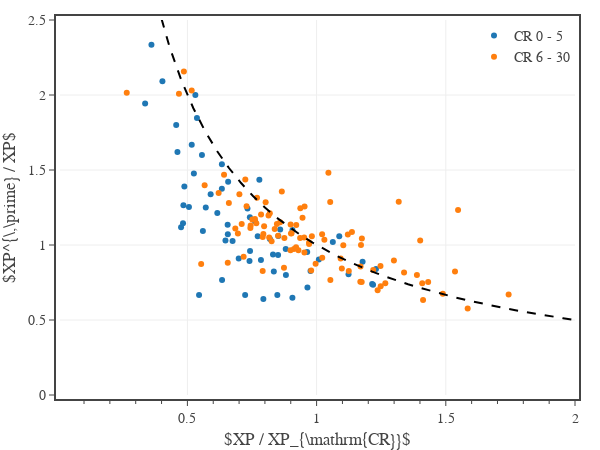

This figure's notebook cell:
### Code cell
# plots the change in XP vs incoming XP ratio
# create figure
fig = go.Figure(
    layout=go.Layout(
        template=tfb.FIG_TEMPLATE,
        margin=dict(l=60, r=25, b=55, t=20, pad=4),
        xaxis=dict(
            title_text='$XP / XP_{\mathrm{CR}}$',
            autorange=True,
            #range=[-0.5, 0.5],
            tick0=0, dtick=0.50,
            minor=dict(tick0=0, dtick=0.10),
        ),
        yaxis=dict(
            title_text='$XP^{\,\prime} / XP$',
            #autorange=True,
            range=[0, 2.5],
            #tick0=0, dtick=0.5,
            #minor=dict(tick0=0, dtick=0.25),
        ),
        legend=dict(
            xanchor='right', yanchor='top',
            x=1.00, y=1.00,
            orientation='v',
            tracegroupgap=0,
        )
    )
)


df1 = df0[df0['Book'].isin(['MPMotM','VGtM','MToF'])]
dfMP = pd.pivot_table(df1, 
    values=['HP','AC','AB','DPR',
            'adj HP','adj AC','adj AB','adj DPR',
            'eHP','eDPR','eXP',
            'eHP Ratio','eDPR Ratio','eXP Ratio','eXP Skew'], 
    index=['Monster', 'Legendary', 'CR'], columns=['Legacy']).reset_index()
dfMP['Changed'] = dfMP['eXP'][True] != dfMP['eXP'][False]
dfMP['eXP ratio delta'] = dfMP['eXP'][False] / dfMP['eXP'][True]
dfMP = dfMP[dfMP['Changed']]

cr_ranges = [(0,5),(6,30)]
for cr_min, cr_max in cr_ranges:
    dft = dfMP[dfMP['CR'].between(cr_min, cr_max)]
    fig.add_trace(go.Scatter(
        x=dft['eXP Ratio'][True], 
        y=dft['eXP ratio delta'], 
        customdata=np.stack((dft['Monster'], dft['CR']), axis=-1),
        mode='markers', 
        name=f'CR {cr_min} - {cr_max}',
        showlegend=True,
        hovertemplate=
            '<b>%{customdata[0]}</b><br>'+
            'CR %{customdata[1]}<br>'+
            'XP ratio %{x:,.2f}<br>'+
            'XP delta %{y:,.2f}' + 
            '<extra></extra>'
    ))

fig.add_trace(go.Scatter(
    x=np.linspace(0.2,2,40), 
    y=1/np.linspace(0.2,2,40), 
    mode='lines', 
    name='changed defense',
    showlegend=False,
    hoverinfo='skip',
    line=dict(color='black',dash='dash'),
))

# show figure
fig.update_layout(width=600, height=450)
fig.show(config=tfb.FIG_CONFIG)

# save figures
if SAVEFIGS:
    fig.update_layout(autosize=True, width=None, height=None)
    tfb.save_fig_html(fig, format='large', name='fig-xp-delta-vs-xp-ratio-large')
    tfb.save_fig_html(fig, format='small', name='fig-xp-delta-vs-xp-ratio-small')

### Figure 1 — Plotly figure (JSON) as saved in the notebook; plotly's stock layout.template omitted (floating-point values rounded to 4 significant figures; data arrays with more than 128 entries replaced by an {"elided": "..."} marker saying what was removed)
{"data": [{"customdata": [["Allip", 5], ["Apprentice Wizard", 0.25], ["Babau", 4], ["Banderhobb", 5], ["Bard", 2], ["Barghest", 4], ["Berbalang", 2], ["Clockwork Bronze Scout", 1], ["Clockwork Iron Cobra", 4], ["Deathlock", 4], ["Deathlock Wight", 3], ["Derro Savant", 3], ["Duergar Hammerer", 2], ["Duergar Kavalrachni", 2], ["Duergar Mind Master", 2], ["Duergar Screamer", 3], ["Duergar Stone Guard", 2], ["Dybbuk", 4], ["Firenewt Warlock of Imix", 1], ["Firenewt Warrior", 0.5], ["Flail Snail", 3], ["Giff", 3], ["Hobgoblin Devastator", 4], ["Kobold Scale Sorcerer", 1], ["Kraken Priest", 5], ["Leucrotta", 3], ["Martial Arts Adept", 3], ["Master Thief", 5], ["Maw Demon", 1], ["Neogi", 3], ["Neogi Hatchling", 0.125], ["Neogi Master", 4], ["Nupperibo", 0.5], ["Oblex, Adult", 5], ["Ogre Battering Ram", 4], ["Ogre Howdah", 2], ["Shadow Mastiff Alpha", 2], ["Shadow Mastiff Alpha", 3], ["Skulk", 0.5], ["Slithering Tracker", 3], ["Spawn of Kyuss", 5], ["Star Spawn Mangler", 5], ["Stench Kow", 0.25], ["Stone Cursed", 1], ["Swarm of Cranium Rats", 5], ["Swarm of Rot Grubs", 0.5], ["Swashbuckler", 3], ["Tanarukk", 5], ["Tlincalli", 5], ["Tortle Druid", 2], ["Trapper", 3], ["Vargouille", 1], ["Vegepygmy", 0.25], ["Vegepygmy Chief", 2], ["Vegepygmy, Thorny", 1], ["Warlock of the Archfey", 4], ["Wizard, Enchanter", 5], ["Wizard, Illusionist", 3], ["Wizard, Transmuter", 5], ["Xvart Warlock of Raxivort", 1], ["Yuan-ti Broodguard", 2], ["Yuan-ti Mind Whisperer", 4], ["Yuan-ti Nightmare Speaker", 4], ["Yuan-ti Pit Master", 5]], "hovertemplate": "<b>%{customdata[0]}</b><br>CR %{customdata[1]}<br>XP ratio %{x:,.2f}<br>XP delta %{y:,.2f}<extra></extra>", "mode": "markers", "name": "CR 0 - 5", "showlegend": true, "type": "scatter", "x": [0.7325, 0.6577, 1.088, 0.7404, 0.9646, 0.8591, 0.4615, 0.5308, 0.6986, 0.506, 0.5563, 0.7846, 0.6158, 0.59, 0.9067, 0.6565, 0.4033, 0.3364, 1.124, 0.6473, 0.6335, 0.7418, 0.7424, 0.8805, 0.537, 0.8345, 1.063, 1.009, 1.178, 0.5168, 0.8481, 0.8194, 0.7785, 0.4567, 0.8519, 0.4755, 0.8109, null, 1.215, 0.9765, 0.6342, 1.23, 0.851, 0.7721, 0.1212, 0.5452, 1.218, 0.8313, 0.4831, 0.7235, 0.794, 0.525, 0.5712, 0.4882, 0.4846, 0.3609, 0.9636, 0.6558, 0.9064, 0.6749, 0.56, 0.7618, 0.6333, 0.8813], "y": [1.243, 1.421, 1.059, 0.8939, 0.716, 1.103, 1.62, 2, 0.9099, 1.254, 1.6, 0.9, 1.214, 1.339, 1.099, 1.071, 2.091, 1.943, 0.8049, 1.029, 1.538, 1.185, 0.96, 0.973, 1.847, 0.8233, 1.02, 0.9041, 0.8889, 1.669, 0.6667, 1.041, 1.435, 1.8, 1.06, 1.118, null, null, 0.7407, 0.8269, 0.7661, 0.8395, 0.9333, 1.058, 6.679, 0.6667, 0.7344, 0.9359, 1.145, 0.6667, 0.64, 1.477, 1.25, 1.389, 1.265, 2.336, 0.9541, 1.135, 0.6485, 1.027, 1.094, 1.158, 1.375, 0.8001]}, {"customdata": {"elided": "98x2 mixed values"}, "hovertemplate": "<b>%{customdata[0]}</b><br>CR %{customdata[1]}<br>XP ratio %{x:,.2f}<br>XP delta %{y:,.2f}<extra></extra>", "mode": "markers", "name": "CR 6 - 30", "showlegend": true, "type": "scatter", "x": [0.9528, 0.2653, 0.7102, 0.6209, 1.743, 0.7668, 1.169, 1.388, 0.8028, 0.7241, 0.8654, 1.338, 1.103, 0.9124, 0.7513, 0.8379, 1.299, 0.8166, 0.8463, 0.814, 0.8737, 1.219, 0.5533, 0.6855, 0.9816, 0.7013, 0.8753, 0.9297, 0.6562, 0.8189, 1.175, 1.121, 0.6954, 0.5167, 0.4863, 0.851, 1.098, 1.409, 0.7913, 0.899, 1.053, 0.9212, 1.137, 0.9962, 0.979, 1.172, 1.125, 1.046, 1.548, 1.248, 0.8996, 1.021, 0.729, 0.9362, 0.7695, 1.09, null, 1.432, 1.093, 1.175, 0.9534, 1.412, 0.7615, 0.859, 1.585, 0.6605, 0.971, 0.937, 1.022, 1.536, 1.488, 1.247, 0.9455, 1.401, 1.318, 0.7969, 0.903, 0.7448, 0.5668, 1.053, 0.9009, 0.794, 0.7851, 0.7437, 0.7176, 1.236, 0.7913, 0.9521, 0.9205, 0.6418, 0.8259, 0.971, 0.4673, 0.9042, null, 1.266, 1.03, 1.17], "y": [0.9502, 2.015, 1.14, 1.346, 0.6694, 1.146, 0.7543, 0.8, 1.285, 1.436, 1.356, 0.8167, 0.9975, 0.9735, 1.17, 1.107, 0.8966, 1.05, 1.14, 1.196, 0.8478, 0.8334, 0.8735, 1.11, 1.059, 1.338, 1.046, 0.965, 0.8816, 1.211, 0.7527, 1.07, 1.077, 2.03, 2.157, 1.062, 0.8441, 0.7456, 1.054, 0.9644, 0.7672, 1.133, 1.087, 0.875, 0.8305, 0.9996, 0.8274, 1.481, 1.234, 0.7244, 1.136, 1.072, 1.258, 1.047, 1.316, null, null, 0.7529, 0.9099, 1.043, 1.256, 0.633, 1.173, 1.151, 0.5773, 1.28, 1.007, 1.246, 0.9147, 0.8235, 0.6752, 0.8596, 1.182, 1.03, 1.289, 1.125, 1.079, 1.129, 1.399, 1.286, 1.077, 1.074, 1.204, 1.113, 0.9212, 0.6987, 0.8269, 1.05, 0.9855, 1.468, 1.026, 1.016, 2.008, null, null, 0.7444, 1.035, 0.8571]}, {"hoverinfo": "skip", "line": {"color": "black", "dash": "dash"}, "mode": "lines", "name": "changed defense", "showlegend": false, "type": "scatter", "x": [0.2, 0.2462, 0.2923, 0.3385, 0.3846, 0.4308, 0.4769, 0.5231, 0.5692, 0.6154, 0.6615, 0.7077, 0.7538, 0.8, 0.8462, 0.8923, 0.9385, 0.9846, 1.031, 1.077, 1.123, 1.169, 1.215, 1.262, 1.308, 1.354, 1.4, 1.446, 1.492, 1.538, 1.585, 1.631, 1.677, 1.723, 1.769, 1.815, 1.862, 1.908, 1.954, 2], "y": [5, 4.062, 3.421, 2.955, 2.6, 2.321, 2.097, 1.912, 1.757, 1.625, 1.512, 1.413, 1.327, 1.25, 1.182, 1.121, 1.066, 1.016, 0.9701, 0.9286, 0.8904, 0.8553, 0.8228, 0.7927, 0.7647, 0.7386, 0.7143, 0.6915, 0.6701, 0.65, 0.6311, 0.6132, 0.5963, 0.5804, 0.5652, 0.5508, 0.5372, 0.5242, 0.5118, 0.5]}], "layout": {"height": 450, "legend": {"orientation": "v", "tracegroupgap": 0, "x": 1, "xanchor": "right", "y": 1, "yanchor": "top"}, "margin": {"b": 55, "l": 60, "pad": 4, "r": 25, "t": 20}, "width": 600, "xaxis": {"autorange": true, "dtick": 0.5, "minor": {"dtick": 0.1, "tick0": 0}, "tick0": 0, "title": {"text": "$XP / XP_{\\mathrm{CR}}$"}}, "yaxis": {"range": [0, 2.5], "title": {"text": "$XP^{\\,\\prime} / XP$"}}}}
